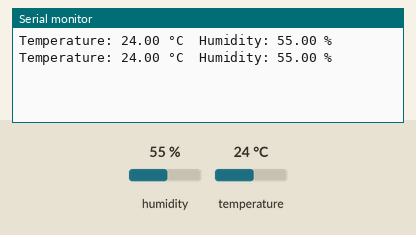
This sketch was run on a simulated Arduino Uno, built with avr-gcc and run on an emulated ATmega328P. Shown: the last lines printed to the serial monitor. The inputs (shaded band) are chosen by the test bench; at power-on: humidity 55 %, temperature 24 °C.

Above: at 2.8 s.
2.9 s: humidity set to 22 %
At 4.9 s:
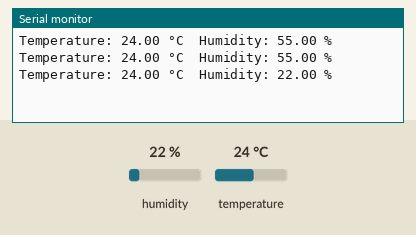
5.6 s: temperature set to 12 °C
At 6.7 s:
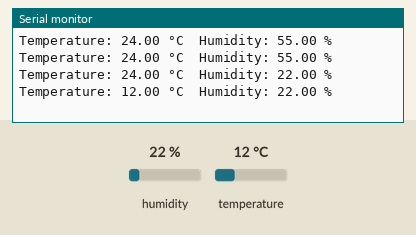
8.3 s: humidity set to 40 %
At 11.4 s:
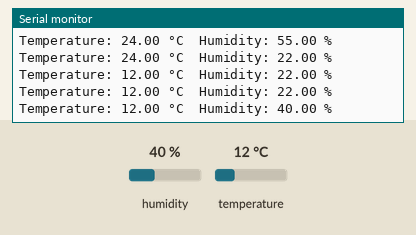
Timing chart, 0 to 12.9 s (numbered marks = the images above; inputs shaded):
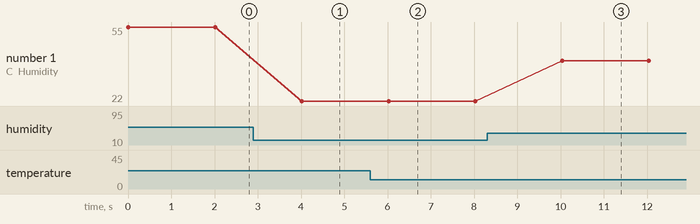

The sketch:

sketch.ino
```cpp
#include <DHT.h>

#define DHTPIN 2
#define DHTTYPE DHT22

DHT dht(DHTPIN, DHTTYPE);

void setup() {
  Serial.begin(9600);
    dht.begin();
    }

    void loop() {
      float temperature = dht.readTemperature();
        float humidity = dht.readHumidity();

          Serial.print("Temperature: ");
            Serial.print(temperature);
              Serial.print(" °C  ");

                Serial.print("Humidity: ");
                  Serial.print(humidity);
                    Serial.println(" %");

                      delay(2000);
                      }
```

Measured:
- after the input at 2.9 s, the serial monitor: prints a new line after 1.1 s (image 1)
- after the input at 5.6 s, the serial monitor: prints a new line after 0.42 s (image 2)
- after the input at 8.3 s, the serial monitor: prints a new line after 1.7 s (image 3)
- plotted number 1: 55 → 22 after the input at 2.9 s, 22 → 40 after the input at 8.3 s
